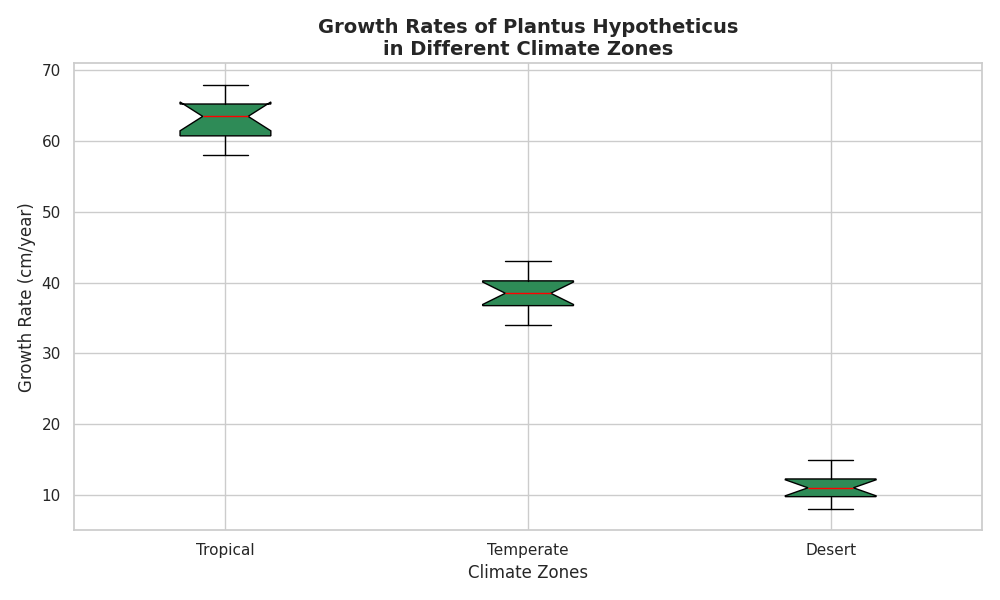

The Python source for this figure:
import matplotlib.pyplot as plt

# Data for growth rates in different climate zones (in cm/year)
tropical_growth = [60, 65, 58, 62, 68, 61, 63, 64, 66, 60, 67, 65]
temperate_growth = [35, 40, 38, 42, 37, 39, 41, 36, 34, 43, 38, 39]
desert_growth = [10, 12, 11, 9, 13, 14, 8, 11, 12, 15, 10, 9]

# Combine growth data into a dataset after removing the Polar zone
growth_data = [tropical_growth, temperate_growth, desert_growth]

# Updated labels for each climate zone
climate_zones = ['Tropical', 'Temperate', 'Desert']

# Create the vertical box plot
plt.figure(figsize=(10, 6))
box = plt.boxplot(
    growth_data, patch_artist=True, labels=climate_zones, 
    notch=True, medianprops={'color': 'red'}, vert=True
)

# Apply a single color to all boxes
single_color = '#2E8B57'
for patch in box['boxes']:
    patch.set_facecolor(single_color)

# Add title and labels
plt.title('Growth Rates of Plantus Hypotheticus\nin Different Climate Zones', fontsize=14, fontweight='bold')
plt.xlabel('Climate Zones', fontsize=12)
plt.ylabel('Growth Rate (cm/year)', fontsize=12)

# Automatically adjust layout to prevent overlap
plt.tight_layout()

# Display the plot
plt.show()
